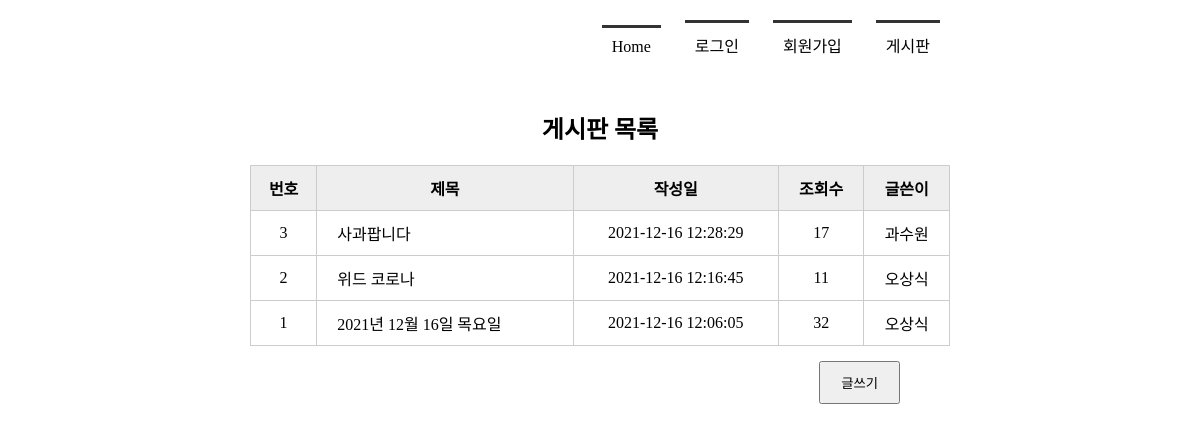
Page /boardlist/ on the committed database.
### tables this page shows
CREATE TABLE board(
        bno INTEGER PRIMARY KEY AUTOINCREMENT,
        title TEXT NOT NULL,
        content TEXT NOT NULL,
        create_date TIMESTAMP DATE DEFAULT (datetime('now', 'localtime')),
        hit INTEGER,
        mid CHAR(5) NOT NULL,
        FOREIGN KEY(mid) REFERENCES member(mid) ON DELETE CASCADE
    );

### app.py (the view)
@app.route('/boardlist/')
def boardlist():
    conn = getconn()
    cur = conn.cursor()
    sql = "SELECT * FROM board ORDER BY bno DESC"
    cur.execute(sql)
    rs = cur.fetchall()
    conn.close()
    return render_template('boardlist.html', rs=rs)

### app.py (called while the page is built)
def getconn():
    conn = sqlite3.connect('./memberdb.db')
    return conn

### templates/boardlist.html (shortened to what this page needs)
<!DOCTYPE html>
<html lang="ko">
<head>
    <link rel="stylesheet" href="{{ url_for('static', filename='css/style.css')}}">
</head>
<body>
    <div id="container">
        {% include 'navbar.html' %}
            <section>
                <h1>게시판 목록</h1>
                <table class="tbl_bo_list">
                    <tr>
                        <th>번호</th><th>제목</th><th>작성일</th><th>조회수</th><th>글쓴이</th>
                    </tr>
                    {% for i in rs %}
                    <tr>
                        <td>{{ i[0] }}</td>
                        <td><a href="{{ url_for('board_view', bno=i[0] )}}">{{ i[1] }}</a></td>
                        <td>{{ i[3] }}</td>
                        <td>{{ i[4] }}</td>
                        <td>{{ i[5] }}</td>
                    </tr>
                    {% endfor %}
                </table>
                <div class = "btn_write">
                    <input type="button" value="글쓰기" onclick="goWrite()">
                </div>
            </section>
        </div>
</body>
</html>

### static/css/style.css (style rules this page uses)
* { margin: 0; padding: 0; }
#container { width: 1000px; margin: 10px auto; }
section { text-align: center; }
section table { width: 600px; margin: 0 auto; border-collapse:collapse; }
section h1 { margin-bottom: 20px; }
section table, th, td { border: 1px solid #ccc; padding: 10px; }
section table th { background-color: #eee; }
section table a { color: #000; }
section .tbl_bo_list { width: 700px; margin: 0 auto; }
section .tbl_bo_list tr td:nth-child(2) { text-align:left; padding-left: 20px; }
section .tbl_bo_list a { text-decoration: none; color:#000; }
section .btn_write { text-align: right; margin: 15px 200px; }
section .btn_write input { padding: 10px 20px; }

### rows in the picture
board: bno "3", title "사과팝니다", create_date "2021-12-16 12:28:29", hit "17", mid "과수원"
board: bno "2", title "위드 코로나", create_date "2021-12-16 12:16:45", hit "11", mid "오상식"
board: bno "1", title "2021년 12월 16일 목요일", create_date "2021-12-16 12:06:05", hit "32", mid "오상식"
